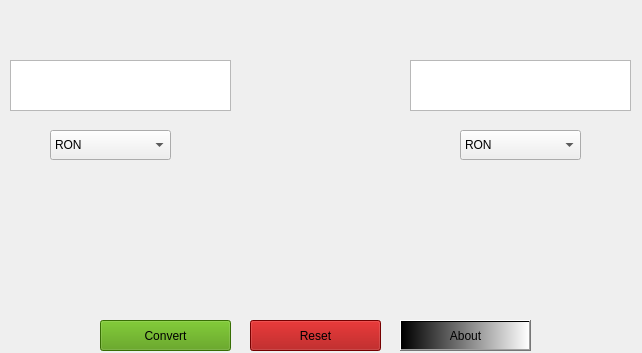
<?xml version="1.0" encoding="UTF-8"?>
<ui version="4.0">
 <class>MainWindow</class>
 <widget class="QMainWindow" name="MainWindow">
  <property name="geometry">
   <rect>
    <x>0</x>
    <y>0</y>
    <width>642</width>
    <height>353</height>
   </rect>
  </property>
  <property name="windowTitle">
   <string>MainWindow</string>
  </property>
  <widget class="QWidget" name="centralwidget">
   <widget class="QPushButton" name="pushButton">
    <property name="geometry">
     <rect>
      <x>100</x>
      <y>320</y>
      <width>131</width>
      <height>31</height>
     </rect>
    </property>
    <property name="cursor">
     <cursorShape>PointingHandCursor</cursorShape>
    </property>
    <property name="styleSheet">
     <string notr="true">background-color: rgb(78, 154, 6);</string>
    </property>
    <property name="text">
     <string>Convert</string>
    </property>
   </widget>
   <widget class="QPushButton" name="pushButton_2">
    <property name="geometry">
     <rect>
      <x>250</x>
      <y>320</y>
      <width>131</width>
      <height>31</height>
     </rect>
    </property>
    <property name="cursor">
     <cursorShape>PointingHandCursor</cursorShape>
    </property>
    <property name="styleSheet">
     <string notr="true">background-color: rgb(164, 0, 0);</string>
    </property>
    <property name="text">
     <string>Reset</string>
    </property>
   </widget>
   <widget class="QPushButton" name="pushButton_4">
    <property name="geometry">
     <rect>
      <x>400</x>
      <y>320</y>
      <width>131</width>
      <height>31</height>
     </rect>
    </property>
    <property name="font">
     <font>
      <weight>50</weight>
      <italic>false</italic>
      <bold>false</bold>
      <underline>false</underline>
     </font>
    </property>
    <property name="cursor">
     <cursorShape>PointingHandCursor</cursorShape>
    </property>
    <property name="styleSheet">
     <string notr="true">background-color: qlineargradient(spread:pad, x1:0, y1:0, x2:1, y2:0, stop:0 rgba(0, 0, 0, 255), stop:1 rgba(255, 255, 255, 255));</string>
    </property>
    <property name="text">
     <string>About</string>
    </property>
   </widget>
   <widget class="QPlainTextEdit" name="plainTextEdit">
    <property name="geometry">
     <rect>
      <x>10</x>
      <y>60</y>
      <width>221</width>
      <height>51</height>
     </rect>
    </property>
   </widget>
   <widget class="QPlainTextEdit" name="plainTextEdit_2">
    <property name="geometry">
     <rect>
      <x>410</x>
      <y>60</y>
      <width>221</width>
      <height>51</height>
     </rect>
    </property>
    <property name="styleSheet">
     <string notr="true">font: 57 14pt &quot;Fira Code&quot;;</string>
    </property>
   </widget>
   <widget class="QComboBox" name="comboBox">
    <property name="geometry">
     <rect>
      <x>50</x>
      <y>130</y>
      <width>121</width>
      <height>30</height>
     </rect>
    </property>
    <item>
     <property name="text">
      <string>RON</string>
     </property>
    </item>
    <item>
     <property name="text">
      <string>EUR</string>
     </property>
    </item>
    <item>
     <property name="text">
      <string>USD</string>
     </property>
    </item>
   </widget>
   <widget class="QComboBox" name="comboBox_2">
    <property name="geometry">
     <rect>
      <x>460</x>
      <y>130</y>
      <width>121</width>
      <height>30</height>
     </rect>
    </property>
    <item>
     <property name="text">
      <string>RON</string>
     </property>
    </item>
    <item>
     <property name="text">
      <string>EUR</string>
     </property>
    </item>
    <item>
     <property name="text">
      <string>USD</string>
     </property>
    </item>
   </widget>
  </widget>
 </widget>
 <resources/>
 <connections/>
</ui>
